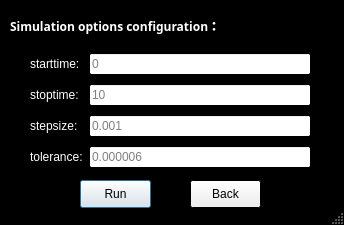
<?xml version="1.0" encoding="UTF-8"?>
<ui version="4.0">
 <class>Dialog</class>
 <widget class="QDialog" name="Dialog">
  <property name="geometry">
   <rect>
    <x>0</x>
    <y>0</y>
    <width>344</width>
    <height>225</height>
   </rect>
  </property>
  <property name="minimumSize">
   <size>
    <width>344</width>
    <height>225</height>
   </size>
  </property>
  <property name="maximumSize">
   <size>
    <width>344</width>
    <height>225</height>
   </size>
  </property>
  <property name="palette">
   <palette>
    <active>
     <colorrole role="Base">
      <brush brushstyle="SolidPattern">
       <color alpha="255">
        <red>255</red>
        <green>255</green>
        <blue>255</blue>
       </color>
      </brush>
     </colorrole>
     <colorrole role="Window">
      <brush brushstyle="SolidPattern">
       <color alpha="255">
        <red>0</red>
        <green>0</green>
        <blue>0</blue>
       </color>
      </brush>
     </colorrole>
    </active>
    <inactive>
     <colorrole role="Base">
      <brush brushstyle="SolidPattern">
       <color alpha="255">
        <red>255</red>
        <green>255</green>
        <blue>255</blue>
       </color>
      </brush>
     </colorrole>
     <colorrole role="Window">
      <brush brushstyle="SolidPattern">
       <color alpha="255">
        <red>0</red>
        <green>0</green>
        <blue>0</blue>
       </color>
      </brush>
     </colorrole>
    </inactive>
    <disabled>
     <colorrole role="Base">
      <brush brushstyle="SolidPattern">
       <color alpha="255">
        <red>0</red>
        <green>0</green>
        <blue>0</blue>
       </color>
      </brush>
     </colorrole>
     <colorrole role="Window">
      <brush brushstyle="SolidPattern">
       <color alpha="255">
        <red>0</red>
        <green>0</green>
        <blue>0</blue>
       </color>
      </brush>
     </colorrole>
    </disabled>
   </palette>
  </property>
  <property name="windowTitle">
   <string>Simulation Options</string>
  </property>
  <property name="sizeGripEnabled">
   <bool>true</bool>
  </property>
  <widget class="QLabel" name="label">
   <property name="geometry">
    <rect>
     <x>10</x>
     <y>10</y>
     <width>291</width>
     <height>31</height>
    </rect>
   </property>
   <property name="palette">
    <palette>
     <active>
      <colorrole role="WindowText">
       <brush brushstyle="SolidPattern">
        <color alpha="255">
         <red>255</red>
         <green>255</green>
         <blue>255</blue>
        </color>
       </brush>
      </colorrole>
     </active>
     <inactive>
      <colorrole role="WindowText">
       <brush brushstyle="SolidPattern">
        <color alpha="255">
         <red>255</red>
         <green>255</green>
         <blue>255</blue>
        </color>
       </brush>
      </colorrole>
     </inactive>
     <disabled>
      <colorrole role="WindowText">
       <brush brushstyle="SolidPattern">
        <color alpha="255">
         <red>120</red>
         <green>120</green>
         <blue>120</blue>
        </color>
       </brush>
      </colorrole>
     </disabled>
    </palette>
   </property>
   <property name="font">
    <font>
     <family>Arial Black</family>
     <weight>75</weight>
     <bold>true</bold>
    </font>
   </property>
   <property name="text">
    <string>Simulation options configuration：</string>
   </property>
  </widget>
  <widget class="QPushButton" name="pushButton_run">
   <property name="geometry">
    <rect>
     <x>80</x>
     <y>180</y>
     <width>71</width>
     <height>28</height>
    </rect>
   </property>
   <property name="text">
    <string>Run</string>
   </property>
  </widget>
  <widget class="QWidget" name="layoutWidget">
   <property name="geometry">
    <rect>
     <x>30</x>
     <y>50</y>
     <width>281</width>
     <height>121</height>
    </rect>
   </property>
   <layout class="QGridLayout" name="gridLayout">
    <item row="0" column="0">
     <widget class="QLabel" name="label_3">
      <property name="palette">
       <palette>
        <active>
         <colorrole role="WindowText">
          <brush brushstyle="SolidPattern">
           <color alpha="255">
            <red>255</red>
            <green>255</green>
            <blue>255</blue>
           </color>
          </brush>
         </colorrole>
        </active>
        <inactive>
         <colorrole role="WindowText">
          <brush brushstyle="SolidPattern">
           <color alpha="255">
            <red>255</red>
            <green>255</green>
            <blue>255</blue>
           </color>
          </brush>
         </colorrole>
        </inactive>
        <disabled>
         <colorrole role="WindowText">
          <brush brushstyle="SolidPattern">
           <color alpha="255">
            <red>120</red>
            <green>120</green>
            <blue>120</blue>
           </color>
          </brush>
         </colorrole>
        </disabled>
       </palette>
      </property>
      <property name="toolTip">
       <string>&lt;html&gt;&lt;head/&gt;&lt;body&gt;&lt;p&gt;Start Time of Simulation&lt;/p&gt;&lt;/body&gt;&lt;/html&gt;</string>
      </property>
      <property name="text">
       <string>starttime:</string>
      </property>
     </widget>
    </item>
    <item row="0" column="1">
     <widget class="QLineEdit" name="lineEdit_simulation_starttime">
      <property name="text">
       <string/>
      </property>
      <property name="placeholderText">
       <string>0</string>
      </property>
     </widget>
    </item>
    <item row="1" column="0">
     <widget class="QLabel" name="label_4">
      <property name="palette">
       <palette>
        <active>
         <colorrole role="WindowText">
          <brush brushstyle="SolidPattern">
           <color alpha="255">
            <red>255</red>
            <green>255</green>
            <blue>255</blue>
           </color>
          </brush>
         </colorrole>
        </active>
        <inactive>
         <colorrole role="WindowText">
          <brush brushstyle="SolidPattern">
           <color alpha="255">
            <red>255</red>
            <green>255</green>
            <blue>255</blue>
           </color>
          </brush>
         </colorrole>
        </inactive>
        <disabled>
         <colorrole role="WindowText">
          <brush brushstyle="SolidPattern">
           <color alpha="255">
            <red>120</red>
            <green>120</green>
            <blue>120</blue>
           </color>
          </brush>
         </colorrole>
        </disabled>
       </palette>
      </property>
      <property name="toolTip">
       <string>&lt;html&gt;&lt;head/&gt;&lt;body&gt;&lt;p&gt;Stop Time of Simulation&lt;/p&gt;&lt;/body&gt;&lt;/html&gt;</string>
      </property>
      <property name="text">
       <string>stoptime:</string>
      </property>
     </widget>
    </item>
    <item row="1" column="1">
     <widget class="QLineEdit" name="lineEdit_simulation_stoptime">
      <property name="text">
       <string/>
      </property>
      <property name="placeholderText">
       <string>10</string>
      </property>
     </widget>
    </item>
    <item row="2" column="0">
     <widget class="QLabel" name="label_5">
      <property name="palette">
       <palette>
        <active>
         <colorrole role="WindowText">
          <brush brushstyle="SolidPattern">
           <color alpha="255">
            <red>255</red>
            <green>255</green>
            <blue>255</blue>
           </color>
          </brush>
         </colorrole>
        </active>
        <inactive>
         <colorrole role="WindowText">
          <brush brushstyle="SolidPattern">
           <color alpha="255">
            <red>255</red>
            <green>255</green>
            <blue>255</blue>
           </color>
          </brush>
         </colorrole>
        </inactive>
        <disabled>
         <colorrole role="WindowText">
          <brush brushstyle="SolidPattern">
           <color alpha="255">
            <red>120</red>
            <green>120</green>
            <blue>120</blue>
           </color>
          </brush>
         </colorrole>
        </disabled>
       </palette>
      </property>
      <property name="toolTip">
       <string>&lt;html&gt;&lt;head/&gt;&lt;body&gt;&lt;p&gt;1/stepsize=Sample Frequency&lt;/p&gt;&lt;/body&gt;&lt;/html&gt;</string>
      </property>
      <property name="text">
       <string>stepsize:</string>
      </property>
     </widget>
    </item>
    <item row="2" column="1">
     <widget class="QLineEdit" name="lineEdit_simulation_stepsize">
      <property name="text">
       <string/>
      </property>
      <property name="placeholderText">
       <string>0.001</string>
      </property>
     </widget>
    </item>
    <item row="3" column="0">
     <widget class="QLabel" name="label_13">
      <property name="palette">
       <palette>
        <active>
         <colorrole role="WindowText">
          <brush brushstyle="SolidPattern">
           <color alpha="255">
            <red>255</red>
            <green>255</green>
            <blue>255</blue>
           </color>
          </brush>
         </colorrole>
        </active>
        <inactive>
         <colorrole role="WindowText">
          <brush brushstyle="SolidPattern">
           <color alpha="255">
            <red>255</red>
            <green>255</green>
            <blue>255</blue>
           </color>
          </brush>
         </colorrole>
        </inactive>
        <disabled>
         <colorrole role="WindowText">
          <brush brushstyle="SolidPattern">
           <color alpha="255">
            <red>120</red>
            <green>120</green>
            <blue>120</blue>
           </color>
          </brush>
         </colorrole>
        </disabled>
       </palette>
      </property>
      <property name="toolTip">
       <string>&lt;html&gt;&lt;head/&gt;&lt;body&gt;&lt;p&gt;Tolerance of Simulation&lt;/p&gt;&lt;/body&gt;&lt;/html&gt;</string>
      </property>
      <property name="text">
       <string>tolerance:</string>
      </property>
     </widget>
    </item>
    <item row="3" column="1">
     <widget class="QLineEdit" name="lineEdit_simulation_tolerance">
      <property name="text">
       <string/>
      </property>
      <property name="placeholderText">
       <string>0.000006</string>
      </property>
     </widget>
    </item>
   </layout>
  </widget>
  <widget class="QPushButton" name="pushButton_back">
   <property name="geometry">
    <rect>
     <x>190</x>
     <y>180</y>
     <width>71</width>
     <height>28</height>
    </rect>
   </property>
   <property name="text">
    <string>Back</string>
   </property>
  </widget>
 </widget>
 <resources/>
 <connections/>
</ui>
